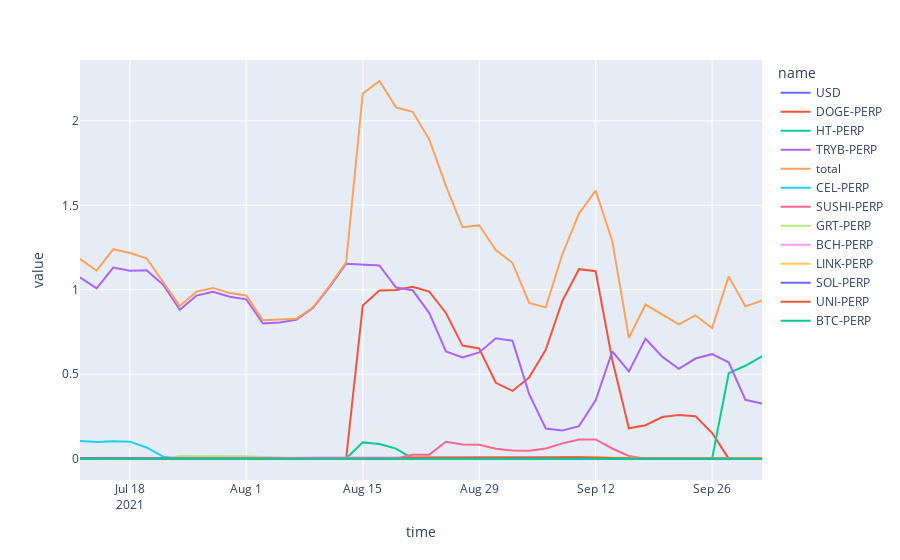

The notebook cell this image was saved under:
### Code cell
fig=px.line(run.loc['ExpectedCarry'])
fig.show()
